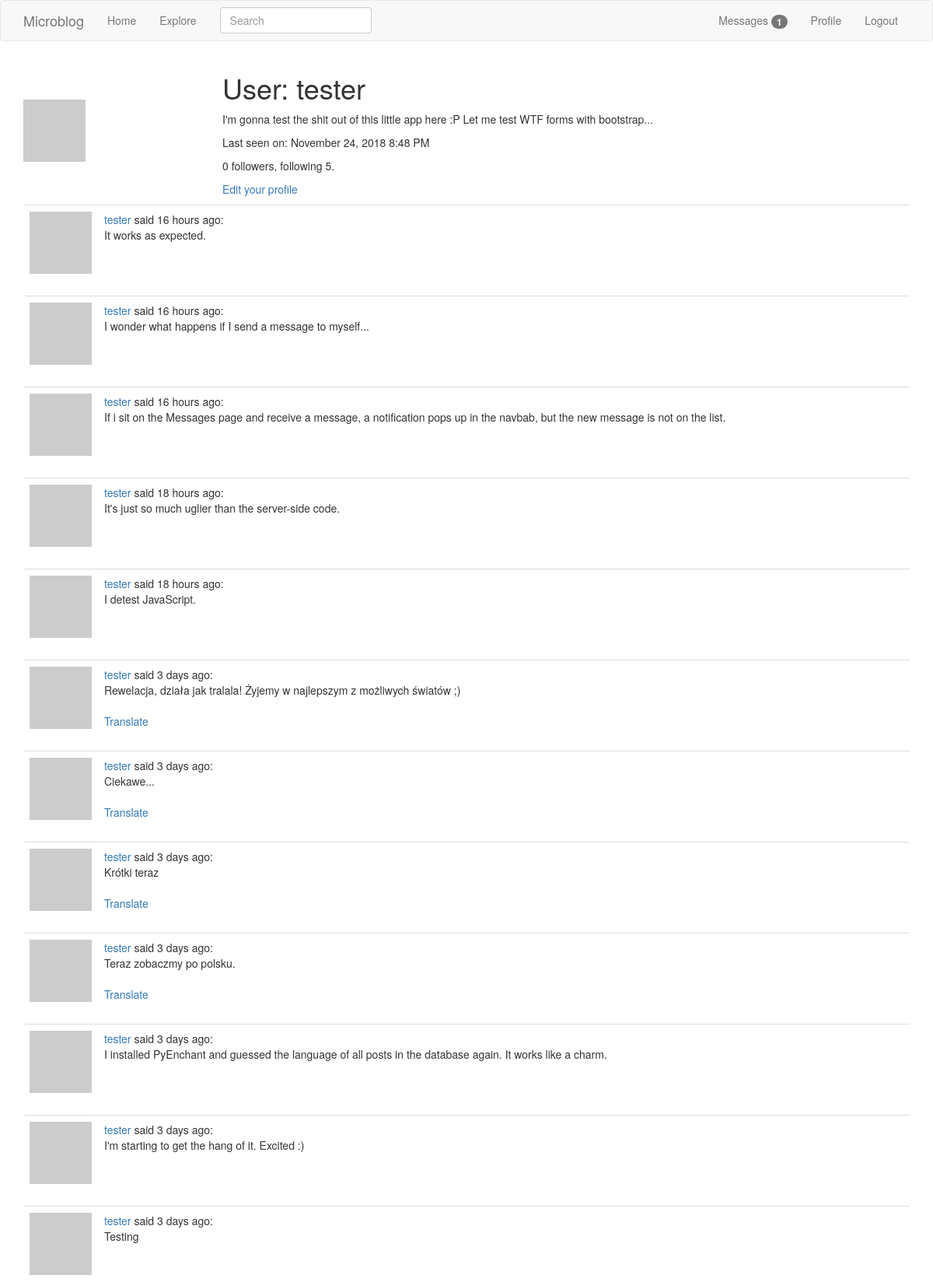
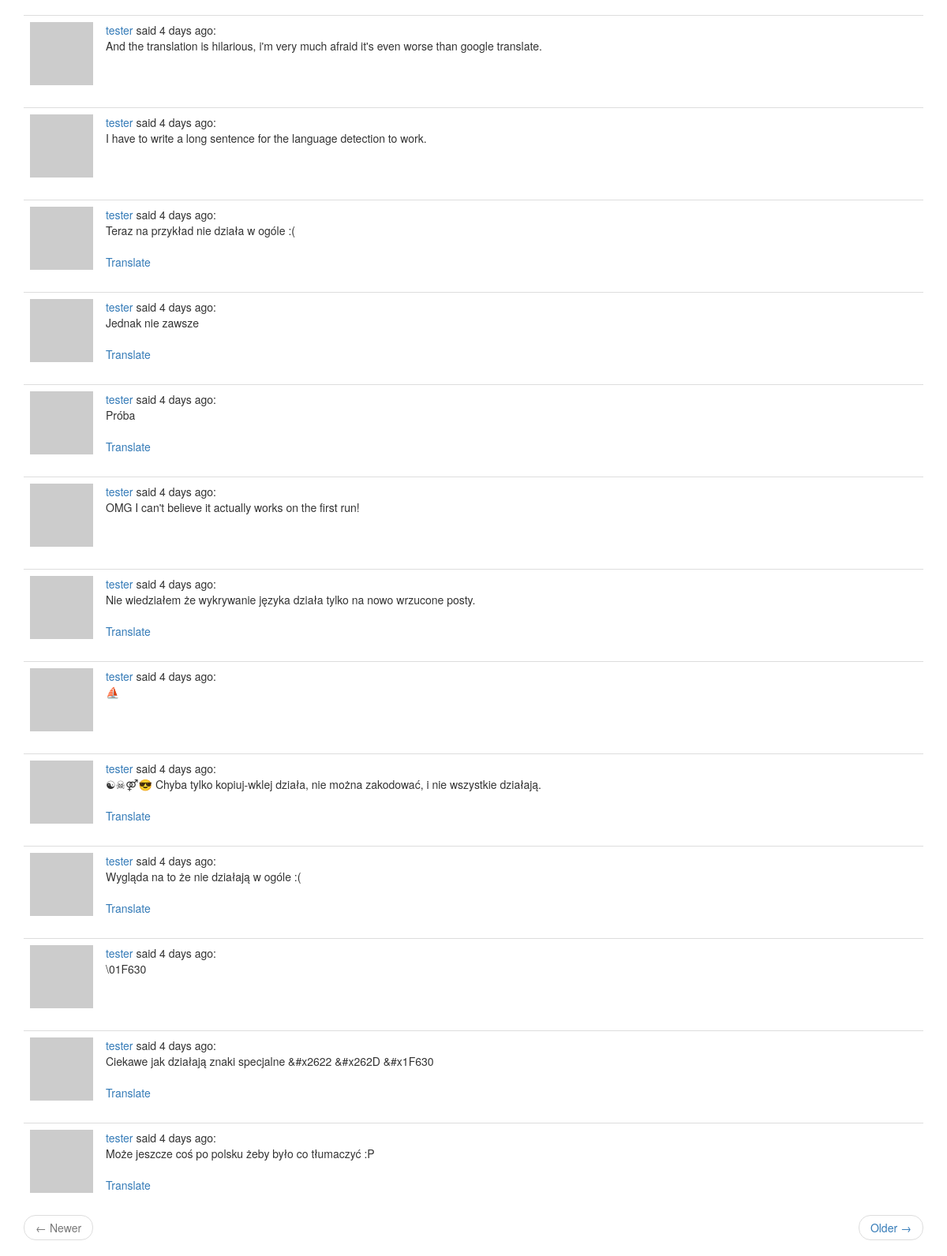
Page /user/tester (signed in) on the committed database (2 pictures, top to bottom).
### app/models.py (models this page shows, shortened)
class User(UserMixin, db.Model):
    id = db.Column(db.Integer, primary_key=True)
    username = db.Column(db.String(64), index=True, unique=True)
    email = db.Column(db.String(120), index=True, unique=True)
    password_hash = db.Column(db.String(128))
    about_me = db.Column(db.String(140))
    last_seen = db.Column(db.DateTime, default=datetime.utcnow)
    last_message_read_time = db.Column(db.DateTime)
    posts = db.relationship('Post', backref='author', lazy='dynamic')
    followed = db.relationship(
        'User', secondary=followers,
        primaryjoin=(followers.c.follower_id == id),
        secondaryjoin=(followers.c.followed_id == id),
        backref=db.backref('followers', lazy='dynamic'), lazy='dynamic')
    messages_sent = db.relationship(
        'Message',
        foreign_keys='Message.sender_id',
        backref='author', lazy='dynamic')
    messages_received = db.relationship(
        'Message',
        foreign_keys='Message.recipient_id',
        backref='recipient', lazy='dynamic')
    notifications = db.relationship('Notification', backref='user',
                                    lazy='dynamic')
    def avatar(self, size):
        digest = md5(self.email.lower().encode('utf-8')).hexdigest()
        return 'https://www.gravatar.com/avatar/{}?d=retro&s={}'.format(
            digest, size)
    def new_messages(self):
        last_read_time = self.last_message_read_time or datetime(1900, 1, 1)
        return Message.query.filter_by(recipient=self).filter(
            Message.timestamp > last_read_time).count()

class Post(db.Model):
    __searchable__ = ['body']
    id = db.Column(db.Integer, primary_key=True)
    body = db.Column(db.String(140))
    timestamp = db.Column(db.DateTime, index=True, default=datetime.utcnow)
    user_id = db.Column(db.Integer, db.ForeignKey('user.id'))
    language = db.Column(db.String(5))

### app/main/routes.py (the view)
@bp.route('/user/<username>')
@login_required
def user(username):
    user = User.query.filter_by(username=username).first_or_404()
    page = request.args.get('page', 1, type=int)
    posts = user.posts.order_by(Post.timestamp.desc()).paginate(
        page, current_app.config['POSTS_PER_PAGE'], False)
    next_url = url_for('main.user', username=user.username, page=posts.next_num) \
        if posts.has_next else None
    prev_url = url_for('main.user', username=user.username, page=posts.prev_num) \
        if posts.has_prev else None
    return render_template('user.html', user=user, posts=posts.items,
                           prev_url=prev_url, next_url=next_url)

### app/main/forms.py
class SearchForm(FlaskForm):
    q = StringField(_l('Search'), validators=[DataRequired()])
    def __init__(self, *args, **kwargs):
        if 'formdata' not in kwargs:
            kwargs['formdata'] = request.args
        if 'csrf_enabled' not in kwargs:
            kwargs['csrf_enabled'] = False
        super().__init__(*args, **kwargs)

### app/main/routes.py (called while the page is built)
@bp.before_app_request
def before_request():
    if current_user.is_authenticated:
        current_user.last_seen = datetime.utcnow()
        db.session.commit()
        g.search_form = SearchForm()
    g.locale = str(get_locale())

### app/models.py (called while the page is built)
@login.user_loader
def load_user(id):
    return User.query.get(int(id))

### app/templates/user.html (shortened to what this page needs)
{% extends "base.html" %}
{% block app_content %}
  <table class="tabe">
    <tr>
      <td width="256px" style="border: 0px;">
        <img src="{{ user.avatar(256) }}">
      </td>
      <td style="border: 0px;">
        <h1>{{ _('User:') }} {{ user.username }}</h1>
        {% if user.about_me %}
          <p>{{ user.about_me }}</p>
        {% endif %}
        {% if user.last_seen %}
          <p>{{ _('Last seen on:') }} {{ moment(user.last_seen).format('LLL') }}</p>
        {% endif %}
        <p>{{ user.followers.count() }} {{ _('followers, following') }} {{ user.followed.count() }}.</p>
        {% if user == current_user %}
          <p><a href="{{ url_for('main.edit_profile') }}">{{ _('Edit your profile') }}</a></p>
        {% elif not current_user.is_following(user) %}
          <p><a href="{{ url_for('main.follow', username=user.username) }}">{{ _('Follow') }}</a></p>
        {% else %}
          <p><a href="{{ url_for('main.unfollow', username=user.username) }}">{{ _('Unfollow') }}</a></p>
        {% endif %}
      </td>
    </tr>
  </table>
  {% for post in posts %}
    {% include '_post.html' %}
  {% endfor %}
  {% include '_page_nav.html' %}
{% endblock %}

### app/templates/_post.html
<table class="table table-hover">
  <tr>
    <td width="40px"><img src="{{ post.author.avatar(40) }}"></td>
    <td>
      <span class="user_popup">
        <a href="{{ url_for('main.user', username=post.author.username) }}">
          {{ post.author.username }}
        </a>
      </span>
      {{ _('said') }} {{ moment(post.timestamp).fromNow() }}:
      <br>
      <span id="post{{ post.id }}">{{ post.body }}</span>
      {% if post.language and post.language != g.locale %}
        <br><br>
        <span id="translation{{ post.id }}">
          <a href="javascript:translate(
                                '#post{{ post.id }}',
                                '#translation{{ post.id }}',
                                '{{ post.language }}',
                                '{{ g.locale }}');">{{ _('Translate') }}</a>
        </span>
      {% endif %}
    </td>
  </tr>
</table>

### rows in the picture
User: username "tester", about_me "I'm gonna test the shit out of this little app here :P Let me test WTF forms with bootstrap...", last_seen "November 24, 2018 8:48 PM"
Post: author.username "tester", timestamp "16 hours ago", body "It works as expected."
Post: author.username "tester", timestamp "16 hours ago", body "I wonder what happens if I send a message to myself..."
Post: author.username "tester", timestamp "16 hours ago", body "If i sit on the Messages page and receive a message, a notification pops up in the navbab, but the new message is not on the list."
Post: author.username "tester", timestamp "18 hours ago", body "It's just so much uglier than the server-side code."
Post: author.username "tester", timestamp "18 hours ago", body "I detest JavaScript."
Post: author.username "tester", timestamp "3 days ago", body "Rewelacja, działa jak tralala! Żyjemy w najlepszym z możliwych światów ;)"
Post: author.username "tester", timestamp "3 days ago", body "Ciekawe..."
Post: author.username "tester", timestamp "3 days ago", body "Krótki teraz"
Post: author.username "tester", timestamp "3 days ago", body "Teraz zobaczmy po polsku."
Post: author.username "tester", timestamp "3 days ago", body "I installed PyEnchant and guessed the language of all posts in the database again. It works like a charm."
Post: author.username "tester", timestamp "3 days ago", body "I'm starting to get the hang of it. Excited :)"
Post: author.username "tester", timestamp "3 days ago", body "Testing"
Post: author.username "tester", timestamp "4 days ago", body "And the translation is hilarious, i'm very much afraid it's even worse than google translate."
Post: author.username "tester", timestamp "4 days ago", body "I have to write a long sentence for the language detection to work."
Post: author.username "tester", timestamp "4 days ago", body "Teraz na przykład nie działa w ogóle :("
Post: author.username "tester", timestamp "4 days ago", body "Jednak nie zawsze"
Post: author.username "tester", timestamp "4 days ago", body "Próba"
Post: author.username "tester", timestamp "4 days ago", body "OMG I can't believe it actually works on the first run!"
Post: author.username "tester", timestamp "4 days ago", body "Nie wiedziałem że wykrywanie języka działa tylko na nowo wrzucone posty."
Post: author.username "tester", timestamp "4 days ago", body "⛵"
Post: author.username "tester", timestamp "4 days ago", body "☯☠⚤😎 Chyba tylko kopiuj-wklej działa, nie można zakodować, i nie wszystkie działają."
Post: author.username "tester", timestamp "4 days ago", body "Wygląda na to że nie działają w ogóle :("
Post: author.username "tester", timestamp "4 days ago", body "\\01F630"
Post: author.username "tester", timestamp "4 days ago", body "Ciekawe jak działają znaki specjalne &#x2622 &#x262D &#x1F630"
Post: author.username "tester", timestamp "4 days ago", body "Może jeszcze coś po polsku żeby było co tłumaczyć :P"

### other values in the picture
{{ new_messages }} "1"
{{ user.followers.count() }} "0"
{{ user.followed.count() }} "5"
